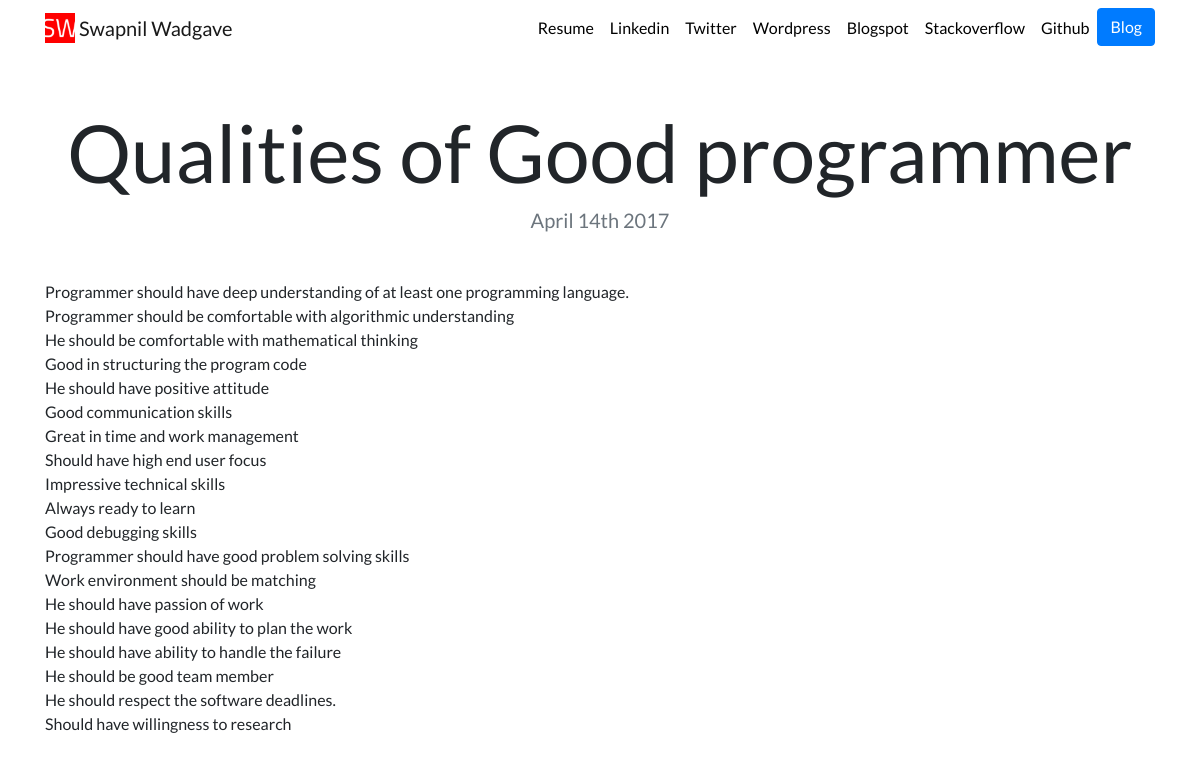
The app's page /blog/5 with its own data.
### blog/models.py (models this page shows, shortened)
class Blog(models.Model):
    title = models.CharField(max_length=200)
    description = models.TextField()
    date = models.DateField()

### blog/views.py (the view)
# urls.py: path('<int:blog_id>',views.detail, name='detail'),
def detail(request, blog_id):
    blog = get_object_or_404(Blog, pk=blog_id)
    return render(request, 'blog/detail.html',{'blog':blog})

### blog/templates/blog/detail.html
{% extends 'portfolio/base.html' %}
{% load static %}
{% block content%}
<h1 class="text-center mt-5" id="blogdetailtitle">{{ blog.title }}</h1>
<h5 class="text-center text-muted mb-5">{{ blog.date|date:'F jS Y' }}</h5>
{{ blog.description|safe }}
{% endblock %}

### portfolio/static/portfolio/custom.css (style rules this page uses)
body { font-family: 'Lato', sans-serif; }
@media (min-width: 992px) { #blogdetailtitle { font-size: 5rem; } }

### records on screen
Blog: title "Qualities of Good programmer", date "April 14th 2017", description "Programmer should have deep understanding of at least one programming language. Programmer should be comfortable with algorithmic understanding He should be comfortable with mathematical thinking Good in structuring the program code He should have positive attitude Good communication skills Great in time and work management Should have high end user focus Impressive technical skills Always ready to learn Good debugging skills Programmer should have good problem solving skills Work environment should be matching He should have passion of work He should have good ability to plan the work He should have ability to handle the failure He should be good team member He should respect the software…"
